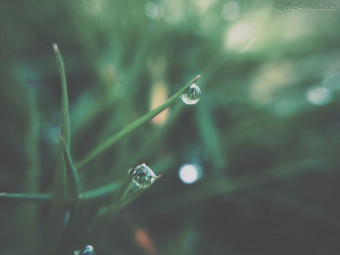
#> input picture ImageProcessing/assign3/blurred_image.jpg, 340 x 255 px, found by its file name; its folder holds 2 pictures in this run
$ python q2.py
#> lines starting #> are read from the running program, lines starting #| are printed output that depends on the picture
#> further down, img is the input picture: PIL image 340x255 RGB; mean R, G, B 86.3, 105.7, 92.2
from PIL import Image
from PIL.Image import Image as IMG


def laplacian_filter(img:IMG) -> IMG:
    mask = [
    [ 0,-1, 0],
    [-1, 5,-1],
    [ 0,-1, 0]
    ]
    filename = img.filename.strip(".jpg")
    new_img = img.copy() # copy img to new_img
    mask_height = len(mask)
    mask_width = len(mask[0])
    mask_hspan = int((mask_height - 1)/2)
    mask_wspan = int((mask_width - 1)/2)
    mask_center_x = int((mask_height + 1)/2 - 1) # - 1 for converting to index
    mask_center_y = int((mask_width + 1)/2 - 1)
    # map sample coordinate to mask coordinate
    for x in range(mask_hspan, img.height - mask_hspan):
        for y in range(mask_wspan, img.width - mask_wspan):
            # offset : find offset by center of mask and current x,y
            offset_x = x - mask_center_x
            offset_y = y - mask_center_y
            # apply
            r = 0
            g = 0
            b = 0
            for i in range(len(mask)):
                for j in range(len(mask[0])):
                    value = img.getpixel((j+offset_y, i+offset_x))
                    r += mask[i][j] * value[0]
                    g += mask[i][j] * value[1]
                    b += mask[i][j] * value[2]
            new_img.putpixel((y, x), (r,g,b))
    new_img.save(f"{filename}_laplacian.jpg")
    return new_img

# Laplacian Filter Driver Code
# img = Image.open("ImageProcessing/assign3/blurred_image.jpg")
# new_img = laplacian_filter(img)
# new_img.show()

def gradient_filter(img:IMG) -> IMG:
    mask1 = [
    [-1,-2,-1],
    [ 0, 0, 0],
    [ 1, 2, 1]
    ]
    mask2 = [
    [-1,0,1],
    [-2,0,2],
    [-1,0,1]
    ]
    filename = img.filename.strip(".jpg")
    sobel = Image.new(img.mode, (img.width, img.height))
#> sobel: PIL image 340x255 RGB; every value is 0
    mask_height = len(mask1)
    mask_width = len(mask1[0])
    mask_hspan = int((mask_height - 1)/2)
    mask_wspan = int((mask_width - 1)/2)
    mask_center_x = int((mask_height + 1)/2 - 1) # - 1 for converting to index
    mask_center_y = int((mask_width + 1)/2 - 1)
    # map sample coordinate to mask coordinate
    for x in range(mask_hspan, img.height - mask_hspan):
        for y in range(mask_wspan, img.width - mask_wspan):
            # offset : find offset by center of mask and current x,y
            offset_x = x - mask_center_x
            offset_y = y - mask_center_y
            # apply
            r1, r2 = 0, 0
            g1, g2 = 0, 0
            b1, b2 = 0, 0
            for i in range(len(mask1)):
                for j in range(len(mask1[0])):
                    value = img.getpixel((j+offset_y, i+offset_x))
                    r1 += mask1[i][j] * value[0]
                    g1 += mask1[i][j] * value[1]
                    b1 += mask1[i][j] * value[2]
                    r2 += mask2[i][j] * value[0]
                    g2 += mask2[i][j] * value[1]
                    b2 += mask2[i][j] * value[2]
            r = abs(r1) + abs(r2)
            g = abs(g1) + abs(g2)
            b = abs(b1) + abs(b2)
            sobel.putpixel((y, x), (r,g,b))
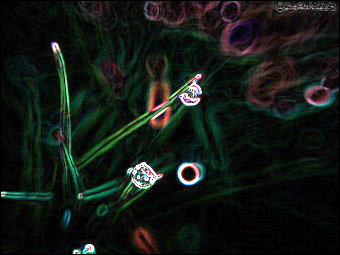
#> sobel: PIL image 340x255 RGB; mean R, G, B 19.7, 25.4, 20.5
    # og + sobel
    new_img = img.copy() # copy img to new_img
    for h in range(img.height):
        for w in range(img.width):
            og_value = img.getpixel((w, h))
            sobel_value = sobel.getpixel((w, h))
            new_value = (og_value[0]+sobel_value[0], og_value[1]+sobel_value[1], og_value[2]+sobel_value[2])
            new_img.putpixel((w,h), new_value)
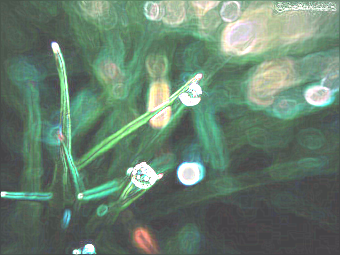
#> new_img: PIL image 340x255 RGB; mean R, G, B 104.2, 129.1, 111.2
    sobel.save(f"{filename}_sobel.jpg")
    return sobel

# Gradient Filter Driver Code

img = Image.open("ImageProcessing/assign3/blurred_image.jpg")
new_img = gradient_filter(img)
new_img.show()
